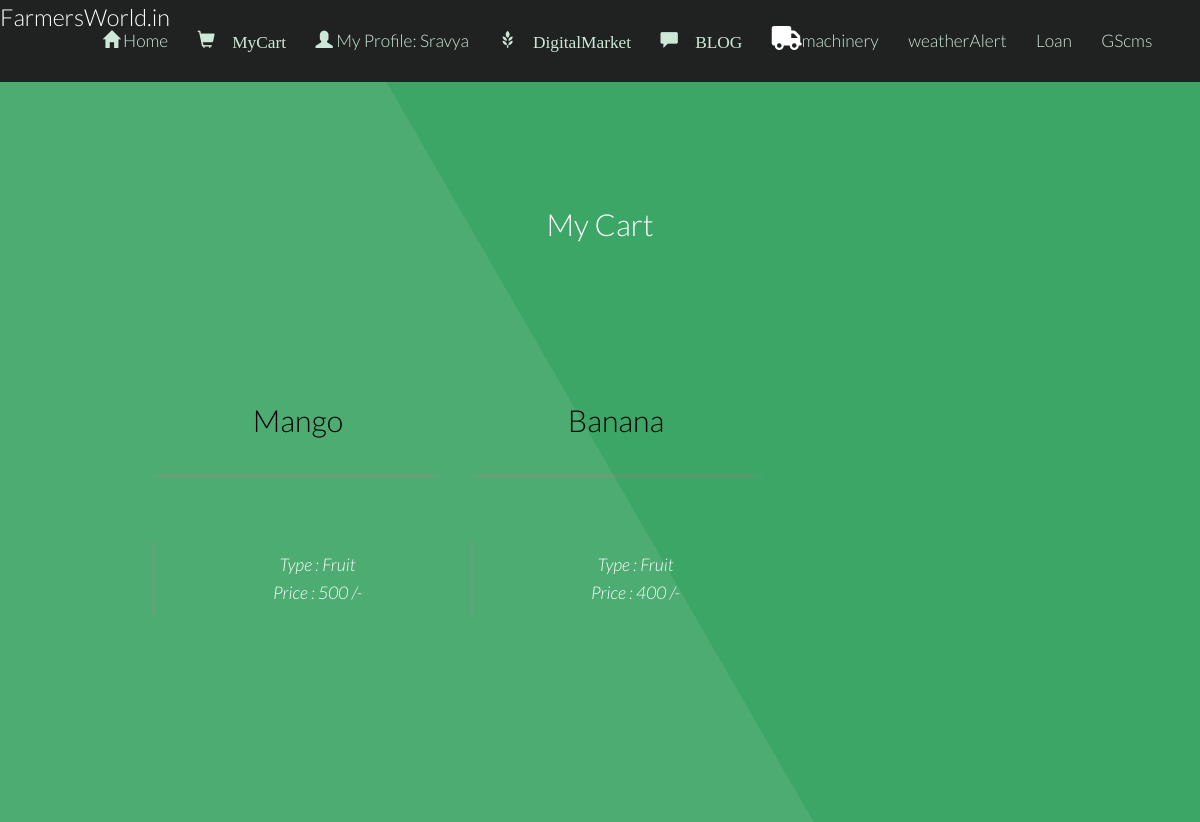
/myCart.php (signed in), run on the app's committed database.
### tables this page shows
CREATE TABLE `mycart` (
  `bid` int(10) NOT NULL,
  `pid` int(10) NOT NULL
);

CREATE TABLE `fproduct` (
  `fid` int(255) NOT NULL,
  `pid` int(255) NOT NULL,
  `product` varchar(255) NOT NULL,
  `pcat` varchar(255) NOT NULL,
  `pinfo` varchar(255) NOT NULL,
  `price` float NOT NULL,
  `pimage` varchar(255) NOT NULL DEFAULT 'blank.png',
  `picStatus` int(10) NOT NULL DEFAULT '0'
);

### myCart.php (the view, shortened to what this page needs)
<?php
	require 'db.php';
    $bid = $_SESSION['id'];
?>
<!DOCTYPE html>
<html lang="en">
	<head>
		<link href="bootstrap\css\bootstrap.min.css" rel="stylesheet">
		<link rel="stylesheet" href="login.css"/>
	</head>
	<body class>
		<?php
			require 'menu.php';
		?>
			<section id="main" class="wrapper style1 align-center" >
				<div class="container">
						<h2>My Cart</h2>
				<section id="two" class="wrapper style2 align-center">
				<div class="container">
					<div class="row">
					<?php
                        $sql = "SELECT * FROM mycart WHERE bid = '$bid'";
                        $result = mysqli_query($conn, $sql);
						while($row = $result->fetch_array()):
                            $pid = $row['pid'];
                            $sql = "SELECT * FROM fproduct WHERE pid = '$pid'";
                            $result1 = mysqli_query($conn, $sql);
                            $row1 = $result1->fetch_array();
						?>
							<div class="col-md-4">
							<section>
							<strong><h2 class="title" style="color:black; "><?php echo $row1['product'].'';?></h2></strong>
							<div style="align: left">
							<blockquote><?php echo "Type : ".$row1['pcat'].'';?><br><?php echo "Price : ".$row1['price'].' /-';?><br></blockquote>
						</section>
						</div>
                    <?php endwhile;	?>
					</div>
			</section>
			</section>
	</body>
</html>

### login.css (style rules this page uses)
.container { padding: 16px; }

### css/style.css (style rules this page uses)
body { background: #fff; }
body, input, select, textarea { color: #444; font-family: "Lato", Helvetica, sans-serif; font-size: 15pt; font-weight: 300; line-height: 1.65em; }
strong, b { color: #666; font-weight: 400; }
h1, h2, h3, h4, h5, h6 { color: #666; font-weight: 300; line-height: 1em; margin: 0 0 1em 0; }
h2 { font-size: 1.75em; line-height: 1.5em; }
blockquote { border-left: solid 4px rgba(144, 144, 144, 0.25); font-style: italic; margin: 0 0 2em 0; padding: 0.5em 0 0.5em 2em; }
.align-center { text-align: center; }
.wrapper { padding: 6em 0em 4em; }
.wrapper.style1 { background-color: #3ba666; -moz-background-image: linear-gradient(60deg, #4dac71 50%, #3ba666 50%); -webkit-background-image: linear-gradient(60deg, #4dac71 50%, #3ba666 50%); -o-background-image: linear-gradient(60deg, #4dac71 50%, #3ba666 50%); -ms-background-image: linear-gradient(60deg, #4dac71 50%, #3ba666 50%); background-image: linear-gradient(60deg, #4dac71 50%, #3ba666 50%); color: #ffffff; }
.wrapper.style1 h2 { color: #ffffff; }
.wrapper.style2 .title, .wrapper.style2 header { border-bottom: medium double rgba(144, 144, 144, 0.25); padding-bottom: 1em; }

### css/style-xlarge.css (style rules this page uses)
body, input, select, textarea { font-size: 13pt; }

### css/style-large.css (style rules this page uses)
body, input, select, textarea { font-size: 13pt; }

### data on the page
mycart: fproduct.product "Mango", fproduct.pcat "Fruit", fproduct.price "500"
mycart: fproduct.product "Banana", fproduct.pcat "Fruit", fproduct.price "400"

### other printed values
$loginProfile "My Profile: Sravya"
